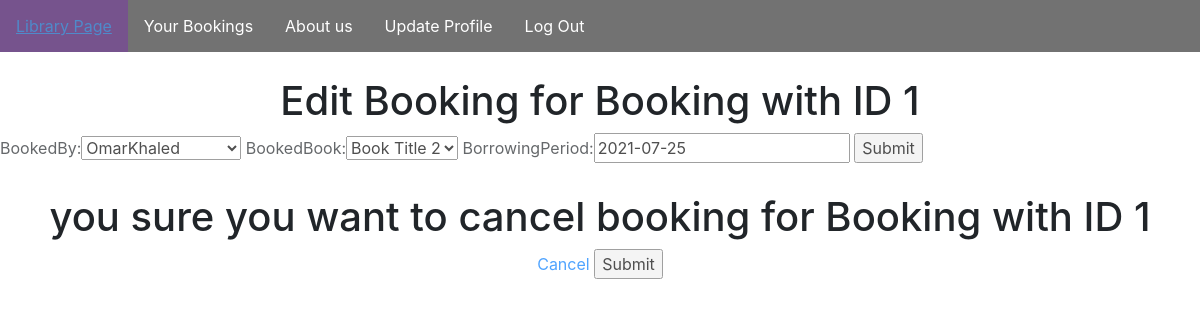
The app's page /edit/1/ (signed in) with its own data.
### books/models.py (models this page shows, shortened)
class Booking(models.Model):
    bookedBy = models.ForeignKey(User, on_delete=models.CASCADE)
    bookedBook = models.ForeignKey(Book, on_delete=models.CASCADE)
    borrowingPeriod = models.DateField(default=tenDays)
    id = models.IntegerField(primary_key=True)
    class Meta:
        unique_together = (
            ('bookedBy', 'bookedBook'),
        )

### books/views.py (the view)
# urls.py: path('edit/<str:pk>/', book_views.edit, name='edit'),
@login_required(login_url='/login')
def edit(request, pk):
    borrowed = Booking.objects.get(id=pk)
    form = BorrowForm(instance=borrowed)
    if request.method == 'POST':
        form = BorrowForm(request.POST,)
        if form.is_valid():
            form.save()
            return redirect('/lib')
    context = {'form': form, 'booking':borrowed}
    return render(request, 'books/edit.html', context)

### books/forms.py
class BorrowForm(ModelForm):
    class Meta:
        model = Booking
        fields = ['bookedBy','bookedBook','borrowingPeriod']

### books/models.py (called while the page is built)
    def __str__(self):
        return self.bookname

### books/templates/books/edit.html (shortened to what this page needs)
{% load crispy_forms_filters %}
{% load static %}
<!DOCTYPE HTML>
<head>
    <link rel="stylesheet" type="text/css" href="{% static 'Login/style.css' %}">
    <link rel="stylesheet" href="https://maxcdn.bootstrapcdn.com/bootstrap/4.0.0/css/bootstrap.min.css">
    <link rel="stylesheet" type="text/css" href="{% static 'login/navbar.css' %}">
</head>
<body>
<ul>
        <li>
        <a href="/lib">
            Library Page
        </a>
    </li>
        <li>
        <a href="/bookings/{{ booking.bookedBy }}">
            Your Bookings
        </a>
    </li>
    <li>
        <a href="/about">
            About us
        </a>
    </li>
    <li>
         <a href="/update">
            Update Profile
    </a>
    </li>
    <li>
    <a href="/logout">
        Log Out
    </a>
    </li>
</ul>
    <center>
        <h1 style="padding-top: 25px; ">
            Edit Booking for Booking with ID {{ booking.id }}
        </h1>
    </center>
    <form method="post" action="" class="inline-form" style="background-color: white;opacity: 69%">
        {{form}}
        <input type="submit" name="submit">
    </form>
<center>
     <center>
        <h1 style="padding-top: 25px; ">
            you sure you want to cancel booking for Booking with ID {{ booking.id }}
        </h1>
    </center>
    <form method="post" action="/delete/{{ booking.id }}/" class="inline-form" style="background-color: white;opacity: 69%">
        <a href="/lib">Cancel</a>
        <input type="submit" name="Conform" >
    </form>
</center>
</body>

### Login/static/Login/style.css (style rules this page uses)
body { background-image: url("lib3.jpg"); background-origin: content-box; background-size: 110% 110%; background-repeat: no-repeat; background-attachment: fixed; }

### Login/static/Login/navbar.css (style rules this page uses)
ul { opacity: 69%; list-style-type: none; margin: 0; padding: 0; overflow: hidden; background-color: #333; }
li { float: left; }
li a { display: block; color: white; text-align: center; padding: 14px 16px; text-decoration: none; }

### records on screen
Booking: id "1", bookedBy "OmarKhaled", bookedBook "Book Title 2", borrowingPeriod "2021-07-25"
